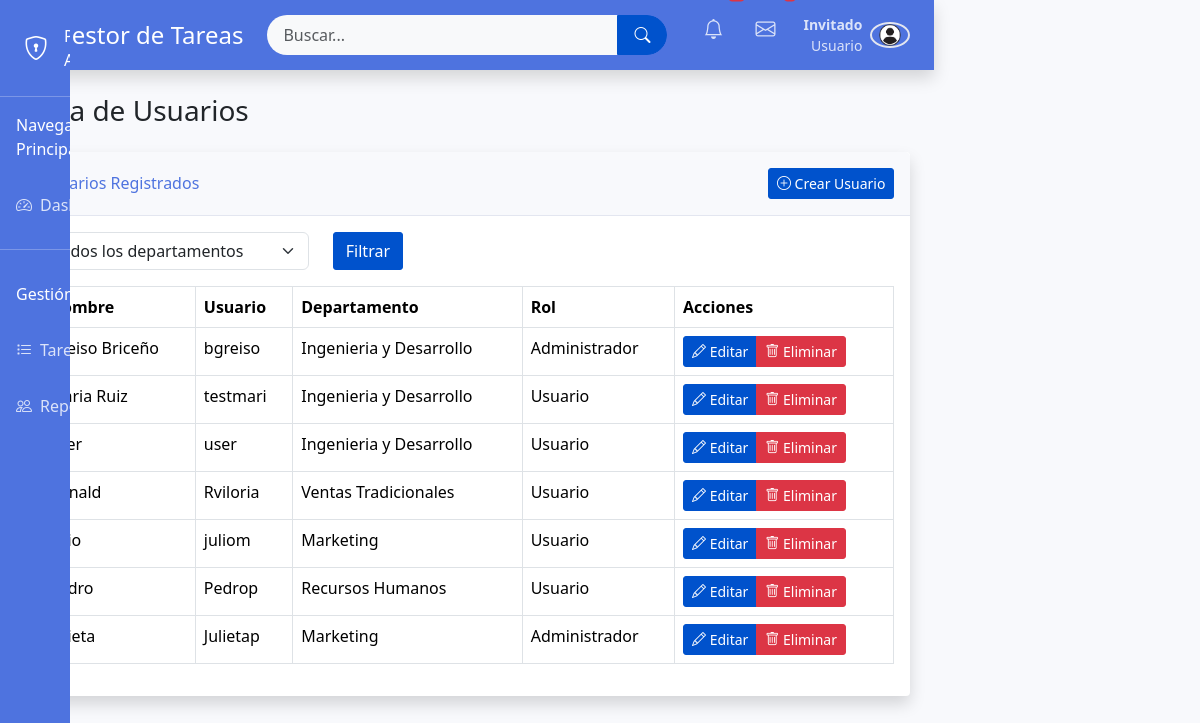
The app's page /listar.php with its own data.
### tables this page shows
CREATE TABLE `usuarios` (
  `id_usuario` int(11) NOT NULL,
  `nombre` varchar(100) NOT NULL,
  `usuario` varchar(50) NOT NULL,
  `contraseña` varchar(255) NOT NULL,
  `email` varchar(255) NOT NULL,
  `telefono` int(11) NOT NULL,
  `id_departamento` int(11) DEFAULT NULL,
  `id_cargo` int(11) DEFAULT NULL,
  `id_rol` int(11) DEFAULT NULL,
  `fecha_registro` datetime DEFAULT CURRENT_TIMESTAMP,
  `ultimo_acceso` datetime DEFAULT NULL
);

CREATE TABLE `departamentos` (
  `id_departamento` int(11) NOT NULL,
  `nombre` varchar(100) NOT NULL
);

CREATE TABLE `roles` (
  `id_rol` int(11) NOT NULL,
  `nombre` varchar(50) NOT NULL
);

### listar.php (the view, shortened to what this page needs)
<?php
require_once 'config.php';
include 'header.php';
$query = "SELECT u.*, d.nombre as departamento, r.nombre as rol
          FROM usuarios u
          LEFT JOIN departamentos d ON u.id_departamento = d.id_departamento
          LEFT JOIN roles r ON u.id_rol = r.id_rol
          WHERE 1=1";
$stmt = $conexion->prepare($query);
$stmt->execute();
$tareas = $stmt->get_result()->fetch_all(MYSQLI_ASSOC);
?>
<div class="container-fluid">
    <h1 class="h3 mb-4 text-gray-800">Lista de Usuarios</h1>
    <div class="card shadow mb-4">
        <div class="card-header py-3 d-flex flex-row align-items-center justify-content-between">
            <h6 class="m-0 font-weight-bold text-primary">Usuarios Registrados</h6>
            <a href="crear.php" class="btn btn-primary btn-sm">
                <i class="bi bi-plus-circle"></i> Crear Usuario
            </a>
        </div>
        <div class="card-body">
            <form method="get" class="mb-3">
                <div class="row">
                    <div class="col-md-4">
                        <select name="departamento" class="form-select">
                            <option value="">Todos los departamentos</option>
                        </select>
                    </div>
                    <div class="col-md-2">
                        <button type="submit" class="btn btn-primary">Filtrar</button>
                    </div>
                </div>
            </form>
            <div class="table-responsive">
                <table class="table table-bordered" id="dataTable" width="100%" cellspacing="0">
                    <thead>
                        <tr>
                            <th>Nombre</th>
                            <th>Usuario</th>
                            <th>Departamento</th>
                            <th>Rol</th>
                            <th>Acciones</th>
                        </tr>
                    </thead>
                    <tbody>
                        <?php foreach ($tareas as $usuario): ?>
                            <tr>
                                <td><?= htmlspecialchars($usuario['nombre']) ?></td>
                                <td><?= htmlspecialchars($usuario['usuario']) ?></td>
                                <td><?= htmlspecialchars($usuario['departamento']) ?></td>
                                <td><?= htmlspecialchars($usuario['rol']) ?></td>
                                <td>
                                    <div class="btn-group" role="group" aria-label="Acciones usuario">
                                        <button type="button" class="btn btn-primary btn-sm" data-bs-toggle="modal" data-bs-target="#editarUsuarioModal"
                                            data-id="<?= $usuario['id_usuario'] ?>"
                                            data-nombre="<?= htmlspecialchars($usuario['nombre']) ?>"
                                            data-usuario="<?= htmlspecialchars($usuario['usuario']) ?>"
                                            data-departamento="<?= $usuario['id_departamento'] ?>"
                                            data-rol="<?= $usuario['id_rol'] ?>">
                                            <i class="bi bi-pencil"></i> Editar
                                        </button>
                                        <button type="button" class="btn btn-danger btn-sm" data-bs-toggle="modal" data-bs-target="#eliminarUsuarioModal"
                                            data-id="<?= $usuario['id_usuario'] ?>"
                                            data-nombre="<?= htmlspecialchars($usuario['nombre']) ?>">
                                            <i class="bi bi-trash"></i> Eliminar
                                        </button>
                                    </div>
                                </td>
                            </tr>
                        <?php endforeach; ?>
                    </tbody>
                </table>
            </div>
        </div>
    </div>
</div>
<?php include 'footer.php'; ?>

### admin.css (style rules this page uses)
body { background-color: #f8f9fc; overflow-x: hidden; }
.card { border: none; border-radius: 0.35rem; box-shadow: 0 0.15rem 1.75rem 0 rgba(58, 59, 69, 0.15); }
.card-header { background-color: #f8f9fc; border-bottom: 1px solid #e3e6f0; }
.text-primary { color: #4e73df !important; }
.btn { border-radius: 3px; font-weight: 500; }
.btn-primary { background-color: #0052cc; border-color: #0052cc; }
.card { border-radius: 4px; box-shadow: 0 1px 2px rgba(9, 30, 66, 0.25); }

### records on screen
usuarios: nombre "Greiso Briceño", usuario "bgreiso", id_departamento.nombre "Ingenieria y Desarrollo", id_rol.nombre "Administrador"
usuarios: nombre "Maria Ruiz", usuario "testmari", id_departamento.nombre "Ingenieria y Desarrollo", id_rol.nombre "Usuario"
usuarios: usuario "user", id_departamento.nombre "Ingenieria y Desarrollo", id_rol.nombre "Usuario"
usuarios: nombre "Ronald", usuario "Rviloria", id_departamento.nombre "Ventas Tradicionales", id_rol.nombre "Usuario"
usuarios: usuario "juliom", id_departamento.nombre "Marketing", id_rol.nombre "Usuario"
usuarios: nombre "Pedro", usuario "Pedrop", id_departamento.nombre "Recursos Humanos", id_rol.nombre "Usuario"
usuarios: nombre "Julieta", usuario "Julietap", id_departamento.nombre "Marketing", id_rol.nombre "Administrador"

### other values on screen
$nombreUsuario "Invitado"
